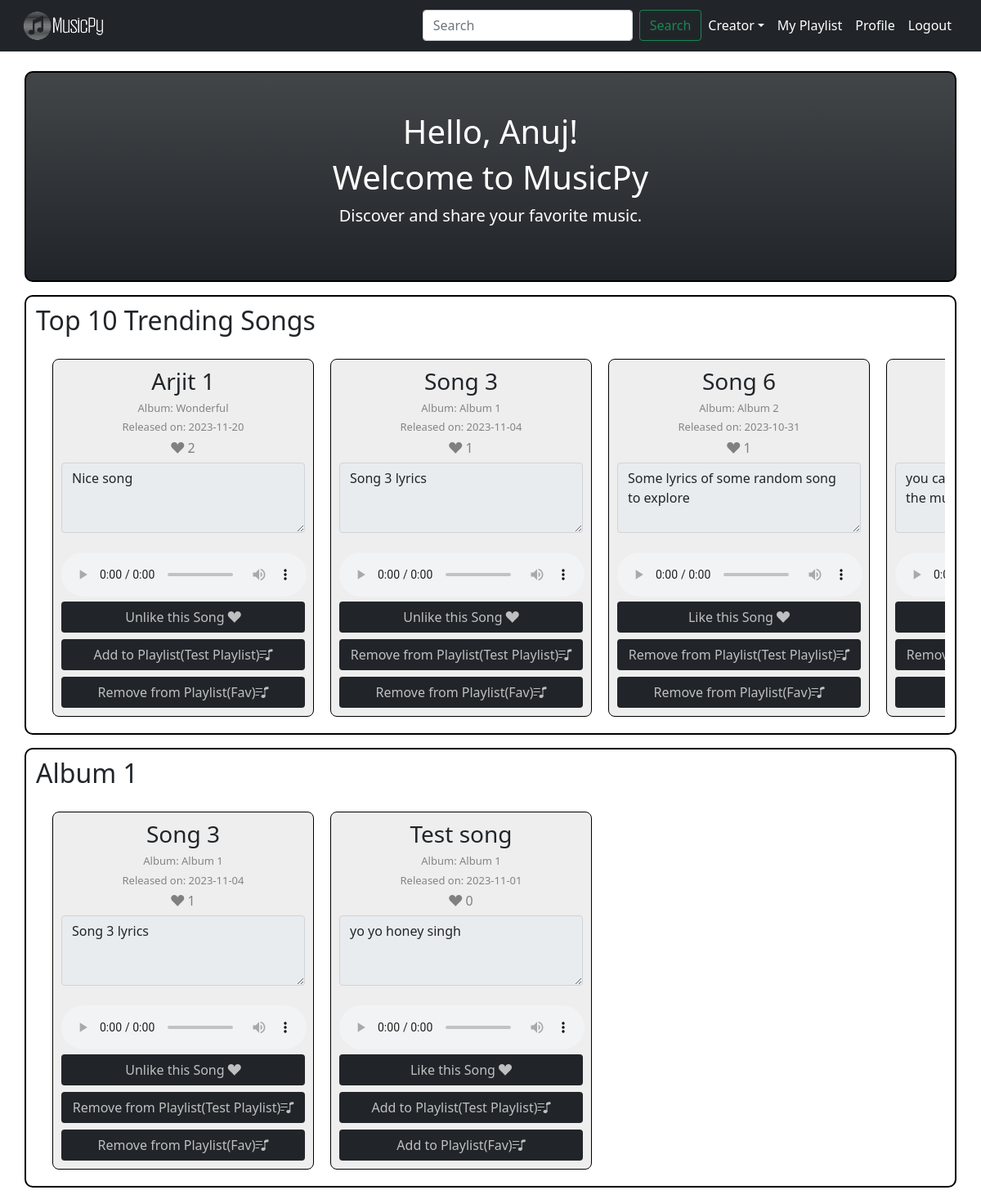
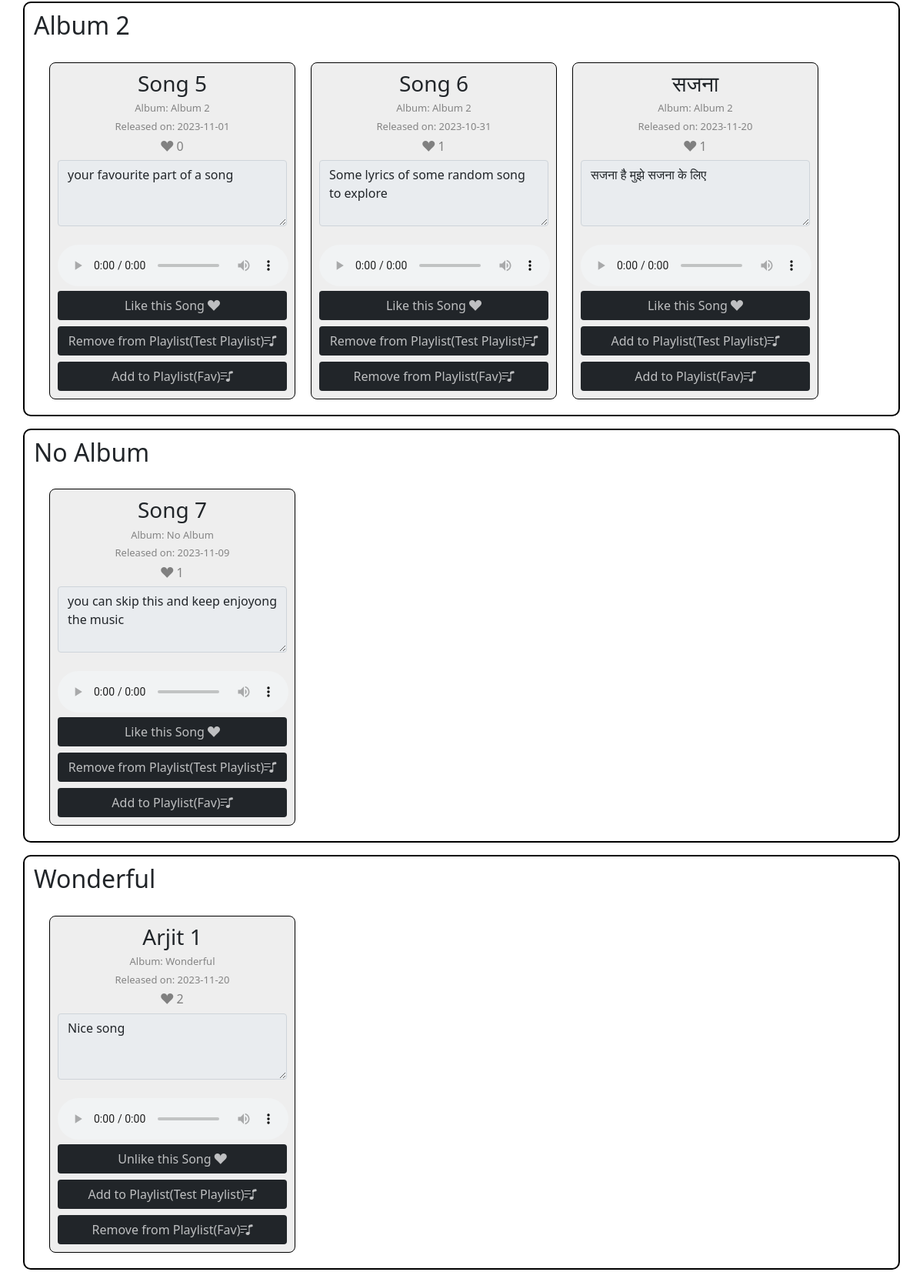
Page / (signed in) on the committed database (2 pictures, top to bottom).
### db_config.py (models this page shows, shortened)
class User(db.Model):
    __tablename__ = 'User'
    id = db.Column(db.Integer, nullable=False, primary_key=True, unique=True, autoincrement=True)
    email = db.Column(db.String, nullable=False, unique=True)
    password = db.Column(db.String, nullable=False)
    name = db.Column(db.String, nullable=False)
    role = db.Column(db.String, nullable=False)
    flagged = db.Column(db.String, nullable=False, default="False")

class Song(db.Model):
    __tablename__ = 'Song'
    id = db.Column(db.Integer, nullable=False, primary_key=True, unique=True, autoincrement=True)
    name = db.Column(db.String, nullable=False)
    album = db.Column(db.String, db.ForeignKey('Album.name'), nullable=False)
    lyrics = db.Column(db.String, nullable=False)
    release_date = db.Column(db.DATE, nullable=False)
    creator_id = db.Column(db.Integer, db.ForeignKey("User.id"),  nullable=False)
    url = db.Column(db.TEXT)
    flagged = db.Column(db.String, nullable=False, default="False")
    likes = db.Column(db.Integer)

class UserPlaylist(db.Model):
    __tablename__ = 'UserPlaylist'
    id = db.Column(db.Integer, nullable=False, primary_key=True, unique=True, autoincrement=True)
    name = db.Column(db.String,  nullable=False)
    user_id = db.Column(db.Integer, db.ForeignKey("User.id"),  nullable=False)

### app.py (the view)
@app.route('/')
@auth
def index():
    user = User.query.filter_by(email=session["email"]).first()
    trending_songs = Song.query.filter_by(flagged="False").order_by(Song.likes.desc()).limit(10).all()
    user_playlists = UserPlaylist.query.filter_by(user_id=user.id).all()
    user_playlists_dict = {}
    for user_playlist in user_playlists:
        user_playlists_dict[user_playlist.id] = user_playlist.name
    playlists = db.session.query(UserPlaylist.id, Song).join(Playlist, UserPlaylist.id == Playlist.playlist_id).join(Song, Playlist.song_id == Song.id).filter(Song.flagged == "False").all()
    playlist_dict = {}
    for userplaylist_id, song in playlists:
        if userplaylist_id in playlist_dict:
            playlist_dict[userplaylist_id].append(song)
        else:
            playlist_dict[userplaylist_id] = [song]
    likes = Like.query.filter_by(user_id=user.id).all()
    likes_list= []
    for like in likes:
        likes_list.append(int(like.song_id))
    songs = Song.query.filter_by(flagged="False").all()
    albums_dict = dict()
    for song in songs:
        if song.album in albums_dict:
            albums_dict[song.album].append(song)
        else:
            albums_dict[song.album] = [song]
    return render_template('index.html', user=user,
                            trending_songs=trending_songs,
                            likes_list=likes_list,
                            playlist_dict=playlist_dict,
                            user_playlists_dict=user_playlists_dict,
                            albums_dict=albums_dict)

### templates/index.html
{% extends 'layout/layout.html' %}
{% block element %}
<br>
<div class="hero bg-dark bg-gradient text-white text-center py-5 container container-box">
    <div class="container">
        <h1 class="display-6 animate__animated animate__fadeInUp">Hello, {{user.name}}!</h1>
        <h2 class="display-6 animate__animated animate__fadeInUp">Welcome to MusicPy</h2>
        <p class="lead animate__animated animate__fadeInUp">Discover and share your favorite music.</p>
    </div>
</div>
<div id="search_results">
    {% if trending_songs %}
    <div class="container container-box mb-3 mt-3" style="padding-top: 10px;">
        <h2>Top 10 Trending Songs</h2>
        <div class="scroll-container">
            {% for song in trending_songs %}
                <div class="inner-div song-div">
                    <h3 style="text-align: center;">{{song.name}}</h3>
                    <h5 style="text-align: center; color: #848484; font-size: small;">Album: {{song.album}}</h5>
                    <h5 style="text-align: center; color: #848484; font-size: small;">Released on: {{song.release_date}}</h5>
                    <h6 style="text-align: center; color: gray;"><i  class="bi bi-suit-heart-fill"></i> {{song.likes}}</h6>
                    <textarea rows="3" class="form-control" readonly>{{song.lyrics}}</textarea>
                    <br>
                    <audio controls loop src="static\upload\{{song.id}}.mp3">Your browser doesn't support html audio tag</audio>
                    {% if song.id in likes_list %}
                        <a class="btn custom-button btn-block" href="/song/like/{{song.id}}/index">Unlike this Song <i class="bi bi-suit-heart-fill"></i></a>
                    {% else %}
                        <a class="btn custom-button btn-block" href="/song/like/{{song.id}}/index">Like this Song <i class="bi bi-suit-heart-fill"></i></a>
                    {% endif %}
                    {% for userplaylist_id in user_playlists_dict.keys() %}
                        {% if song in playlist_dict[userplaylist_id] %}
                            <a class="btn custom-button btn-block" href="/playlist/edit/{{userplaylist_id}}/{{song.id}}/index">Remove from Playlist({{ user_playlists_dict[userplaylist_id] }})<i class="bi bi-music-note-list"></i></a>
                        {% else %}
                            <a class="btn custom-button btn-block" href="/playlist/edit/{{userplaylist_id}}/{{song.id}}/index">Add to Playlist({{ user_playlists_dict[userplaylist_id] }})<i class="bi bi-music-note-list"></i></i></a>
                        {% endif %}
                    {% endfor %}
                </div>
            {% endfor %}
        </div>
    </div>
    {% endif %}
    {% for album in albums_dict.keys() %}
    <div class="container container-box mb-3 mt-3" style="padding-top: 10px;">
        <h2>{{album}}</h2>
        <div class="scroll-container">
            {% for song in albums_dict[album] %}
                <div class="inner-div song-div">
                    <h3 style="text-align: center;">{{song.name}}</h3>
                    <h5 style="text-align: center; color: #848484; font-size: small;">Album: {{song.album}}</h5>
                    <h5 style="text-align: center; color: #848484;font-size: small;">Released on: {{song.release_date}}</h5>
                    <h6 style="text-align: center; color: gray;"><i  class="bi bi-suit-heart-fill"></i> {{song.likes}}</h6>
                    <textarea rows="3" class="form-control" readonly>{{song.lyrics}}</textarea>
                    <br>
                    <audio controls loop src="static\upload\{{song.id}}.mp3">Your browser doesn't support html audio tag</audio>
                    {% if song.id in likes_list %}
                        <a class="btn custom-button btn-block" href="/song/like/{{song.id}}/index">Unlike this Song <i class="bi bi-suit-heart-fill"></i></a>
                    {% else %}
                        <a class="btn custom-button btn-block" href="/song/like/{{song.id}}/index">Like this Song <i class="bi bi-suit-heart-fill"></i></a>
                    {% endif %}
                    {% for userplaylist_id in user_playlists_dict.keys() %}
                        {% if song in playlist_dict[userplaylist_id] %}
                            <a class="btn custom-button btn-block" href="/playlist/edit/{{userplaylist_id}}/{{song.id}}/index">Remove from Playlist({{ user_playlists_dict[userplaylist_id] }})<i class="bi bi-music-note-list"></i></a>
                        {% else %}
                            <a class="btn custom-button btn-block" href="/playlist/edit/{{userplaylist_id}}/{{song.id}}/index">Add to Playlist({{ user_playlists_dict[userplaylist_id] }})<i class="bi bi-music-note-list"></i></i></a>
                        {% endif %}
                    {% endfor %}
                </div>
            {% endfor %}
        </div>
    </div>
    {% endfor %}
</div>
{% endblock %}

### static/css/style.css (style rules this page uses)
.custom-button { background-color: #212529; color: #ffffffb5; }
.container-box { border: 2px solid black; border-radius: 10px; padding-top: 10px; }
div.scroll-container { overflow: auto; padding: 10px; display: flex; flex-wrap: nowrap; }
div.inner-div { background-color: rgb(238, 238, 238); width: 250px; height: 250px; padding: 10px; margin: 10px; }
div.song-div { width: 320px; height: auto; border: 1px solid black; border-radius: 8px; }

### rows in the picture
User: name "Anuj"
Song: name "Arjit 1", album "Wonderful", release_date "2023-11-20", likes "2", lyrics "Nice song"
UserPlaylist: name "Test Playlist", name "Test Playlist" "Test Playlist", name "Test Playlist" "Test Playlist" "Test Playlist" "Test Playlist", name "Test Playlist" "Test Playlist" "Test Playlist"
UserPlaylist: name "Fav" "Fav" "Fav", name "Fav" "Fav" "Fav", name "Fav" "Fav" "Fav" "Fav"
Song: name "Song 3", album "Album 1", release_date "2023-11-04", likes "1", lyrics "Song 3 lyrics"
Song: name "Song 6", album "Album 2", release_date "2023-10-31", likes "1", lyrics "Some lyrics of some random song to explore"
Song: lyrics "you can skip this and keep enjoyong the music", album "No Album", name "Song 7", release_date "2023-11-09", likes "1"
Song: name "Test song", album "Album 1", release_date "2023-11-01", likes "0", lyrics "yo yo honey singh"
Song: album "Album 2", name "Song 5", release_date "2023-11-01", likes "0", lyrics "your favourite part of a song"
Song: name "सजना", album "Album 2", release_date "2023-11-20", likes "1", lyrics "सजना है मुझे सजना के लिए"
